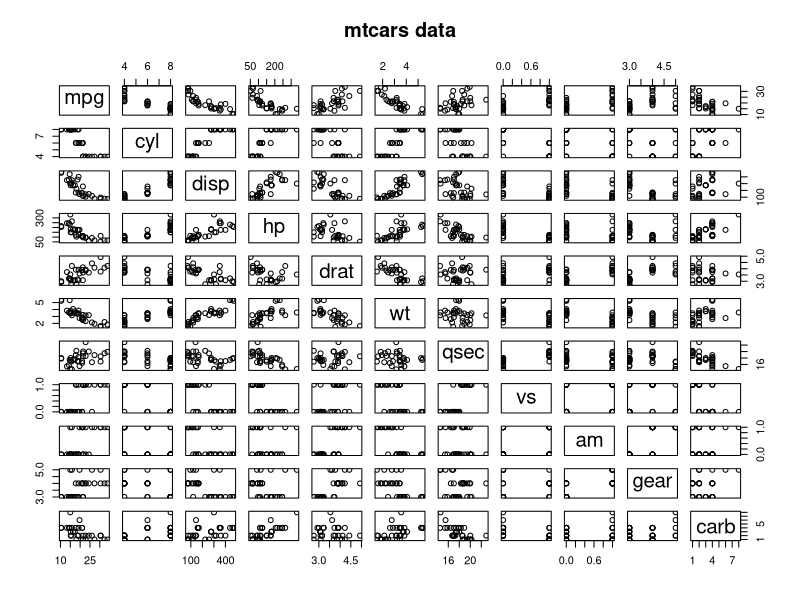

Recreate this plot in R. (Note: this script raises an error after producing the figure.)
## ---- chunk 1

require(car) # this package includes the function scatterplot() which is useful for the visuals below

require(graphics)

data(mtcars) # confirm this is refreshed

# do a quick check of the relationships using the pairs() function to display
pairs(mtcars, main = "mtcars data")

# do basic analysis on the data set
autoMeanMPG <- mean(mtcars[mtcars$am == 0,]$mpg)  # am=0 automatic transmission
autosdMPG <- sd(mtcars[mtcars$am == 0,]$mpg)  # am=0 automatic transmission
nauto <- nrow(mtcars[mtcars$am == 0,])
automaticRange <- autoMeanMPG+c(-1,1)*qt(.975, df=nauto-2)*autosdMPG # 95% confidence range
wtMeanauto <- mean(mtcars[mtcars$am == 0,]$wt)

manualMeanMPG <- mean(mtcars[mtcars$am == 1,]$mpg)  # am=1 automatic transmission
manualsdMPG <- sd(mtcars[mtcars$am == 1,]$mpg)   # am=1 automatic transmission
nmanual <- nrow(mtcars[mtcars$am == 1,])
manualRange <- manualMeanMPG+c(-1,1)*qt(.975, df=nmanual-2)*manualsdMPG # 95% confidence range
wtMeanmanual <- mean(mtcars[mtcars$am == 1,]$wt)

manualWTtoautoWTratio <- wtMeanmanual/wtMeanauto

# dive in and start looking at relationships visually
scatterplot(mpg ~ wt | am, data=mtcars, xlab="Weight (lb/1000)", ylab="Miles Per Gallon", main="MPG vs Weight\n 1974 Motor Trend US magazine\n (0: automatic transmission, 1: manual transmission)", labels=row.names(mtcars), legend.coords="topright", smoother=FALSE)

scatterplot(mpg ~ hp | am, data=mtcars, xlab="Horsepower", ylab="Miles Per Gallon", main="MPG vs HP\n 1974 Motor Trend US magazine\n (0: automatic transmission, 1: manual transmission)", labels=row.names(mtcars), legend.coords="topright", smoother=FALSE)

scatterplot(hp ~ wt | am, data=mtcars, xlab="Weight (lb/1000)", ylab="Horsepower", main="HP vs Weight\n 1974 Motor Trend US magazine\n (0: automatic transmission, 1: manual transmission)", labels=row.names(mtcars), legend.coords="topright", smoother=FALSE)

scatterplot(qsec ~ hp | am, data=mtcars, xlab="Horsepower", ylab="Seconds to Quarter Mile", main="Quarter Mile Time vs HP\n 1974 Motor Trend US magazine\n (0: automatic transmission, 1: manual transmission)", labels=row.names(mtcars), legend.coords="topright", smoother=FALSE)

mtcars$powerRatio <- mtcars$wt*1000/mtcars$hp

scatterplot(qsec ~ powerRatio | am, data=mtcars, xlab="Weight (lbs)/Horsepower", ylab="Seconds to Quarter Mile", main="Quarter Mile Time vs Power Ratio\n 1974 Motor Trend US magazine\n (0: automatic transmission, 1: manual transmission)", labels=row.names(mtcars), legend.coords="topright", smoother=TRUE)


#
# Using external sources for reference to compare to a larger body of car performance data
# using data from "Calculators for 1/4-Mile ET & MPH vs. HP and Weight" http://www.stealth316.com/2-calc-hp-et-mph.htm

mtcars$MPHestimate <- 215.39*(mtcars$hp/(mtcars$wt*1000))^(0.3018)
mtcars$QuarterMileTimeEstimate <- 7.3571*((mtcars$wt*1000)/mtcars$hp)^(0.2574)
mtcars$HPestimate <- (mtcars$wt*1000)/(mtcars$qsec/7.3571)^3.885
mtcars$HPestimateToActualHPRatio <- mtcars$HPestimate/mtcars$hp


# test weight (wt) as the best predictor of MPG
summary(model1auto <- lm(mpg ~ wt, data=mtcars[mtcars$am==0,])) # test manual relationship to weight
confint(model1auto)
summary(model1manual <- lm(mpg ~ wt, data=mtcars[mtcars$am==1,])) # test automatic relationship to weight
confint(model1manual)
summary(model1 <- lm(mpg ~ wt, data=mtcars))
confint(model1)
#plot(mtcars$wt, model1$residuals)
#abline(h=0)
par(mfrow=c(2,2))
plot(model1)

#test horsepower(hp) as the best predictor of MPG
summary(model2auto <- lm(mpg ~ hp, data=mtcars[mtcars$am==0,])) # test manual relationship to hp
confint(model2auto)
summary(model2manual <- lm(mpg ~ hp, data=mtcars[mtcars$am==1,])) # test automatic relationship to hp
confint(model2manual)
summary(model2 <- lm(mpg ~ hp, data=mtcars))
confint(model2)
#plot(mtcars$hp, model2$residuals)
#abline(h=0)
par(mfrow=c(2,2))
plot(model2)

# source "R in Action" by Robert Kabacoff, page 186-188
# recommends that one explore the interrelationship between wt and hp together as a factor
# so...
fithpANDwt <- lm(mpg ~ hp + wt + hp:wt, data = mtcars)
summary(fithpANDwt)
plot(effect("hp:wt", fithpANDwt,list(wt=c(2.0, 2.5, 3.0, 3.5, 4.0, 4.5, 5.0))), multiline=TRUE)

